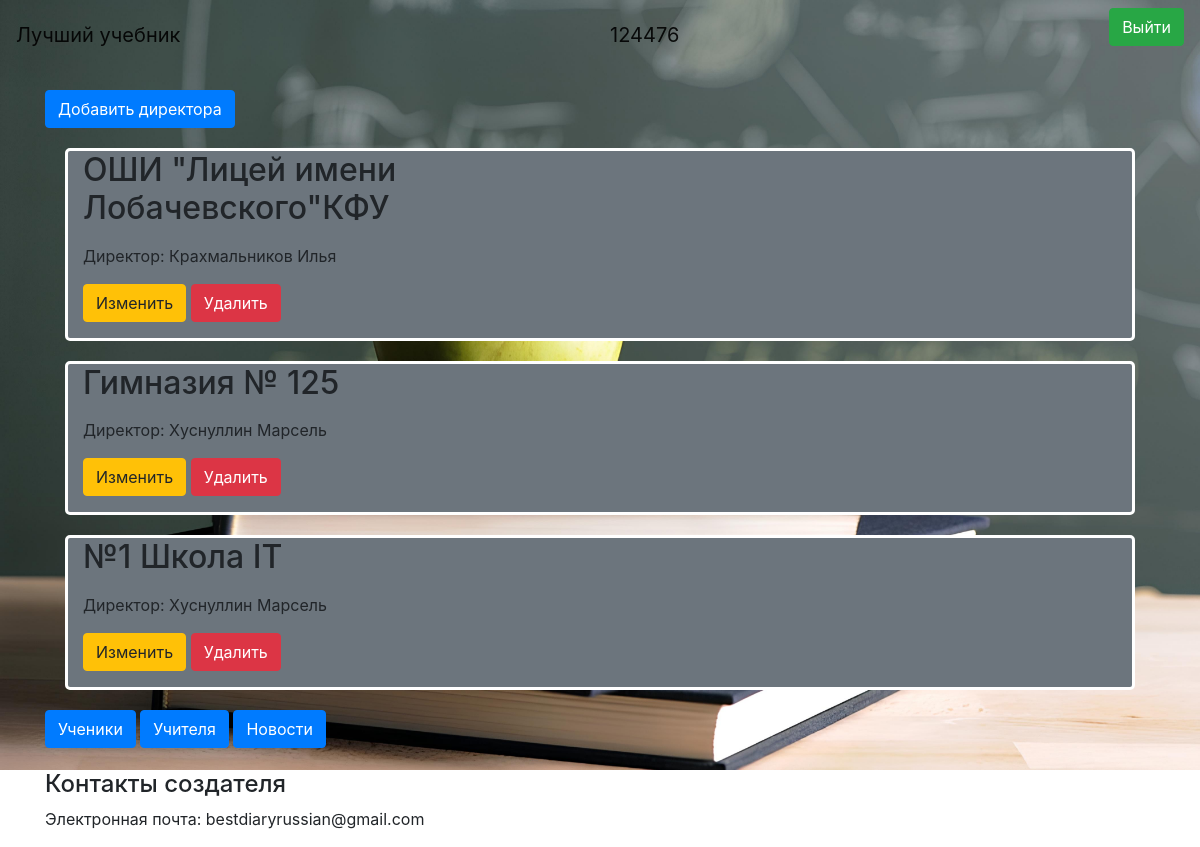
Page /developer (signed in) on the committed database.
### data/admins.py (models this page shows, shortened)
class Admin(SqlAlchemyBase, UserMixin):
    __tablename__ = 'admins'
    id = sqlalchemy.Column(sqlalchemy.Integer,
                           primary_key=True, autoincrement=True)
    surname = sqlalchemy.Column(sqlalchemy.String, nullable=True)
    name = sqlalchemy.Column(sqlalchemy.String, nullable=True)
    login = sqlalchemy.Column(sqlalchemy.String, nullable=True)
    school = sqlalchemy.Column(sqlalchemy.String, nullable=True)
    email = sqlalchemy.Column(sqlalchemy.String, nullable=True)
    hashed_password = sqlalchemy.Column(sqlalchemy.String, nullable=True)

### main.py (the view)
@app.route("/developer")
def developer():
    coc = request.cookies.get("coc", 0)
    if coc:
        db_sess = db_session.create_session()
        us = coc.split(';')[1]
        nameUs = coc.split(';')[2]
        a = []
        for i in db_sess.query(Admin).all():
            a.append([i.id, i.surname, i.name, i.school])
        return render_template("developer.html", news=a, us=us, nameUs=nameUs,
                               bg='img')
    else:
        return redirect("/")

### data/db_session.py (called while the page is built)
def create_session() -> Session:
    global __factory
    return __factory()

### main.py (called while the page is built)
@login_manager.user_loader
def load_user(user_id):
    db_sess = db_session.create_session()
    return db_sess.query(User).get(user_id)

### templates/developer.html (shortened to what this page needs)
<html lang="en">
<head>
</head>
<body>
{% extends "base.html" %}
{% block content %}
{% if us == "developer" %}
<a href="newAdmin" class="btn btn-primary">Добавить директора</a>
{% for item in news%}
<div class="bg-secondary" style="margin: 20px;border-radius: 5px;border-style: solid;border-color: white;">
    <h2 class="col-6 mb-3">{{item[3]}}</h2>
    <div class="col-6 mb-3">
        Директор: {{item[1]}} {{item[2]}}
    </div>
    <div class="col-6 mb-3">
        <a href="newAdmin/{{ item[0] }}" class="btn btn-warning">
            Изменить
        </a>
        <a href="admin_delete/{{ item[0] }}" class="btn btn-danger">
            Удалить
        </a>
    </div>
</div>
{% endfor %}
<a href="allUsers" class="btn btn-primary">Ученики</a>
<a href="allTeachers" class="btn btn-primary">Учителя</a>
<a href="allTems" class="btn btn-primary">Новости</a>
{% endif %}
{% endblock %}

### rows in the picture
Admin: school "ОШИ \"Лицей имени Лобачевского\"КФУ", surname "Крахмальников", name "Илья"
Admin: school "Гимназия № 125", surname "Хуснуллин", name "Марсель"
Admin: school "№1 Школа IT", surname "Хуснуллин", name "Марсель"

### other values in the picture
{{ nameUs }} "124476"
